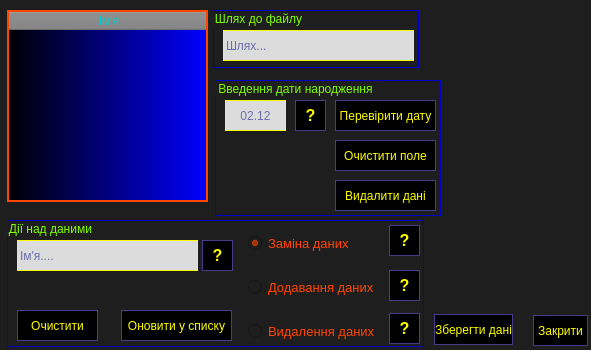
<?xml version="1.0" encoding="UTF-8"?>
<ui version="4.0">
 <class>MainWindow</class>
 <widget class="QMainWindow" name="MainWindow">
  <property name="geometry">
   <rect>
    <x>0</x>
    <y>0</y>
    <width>591</width>
    <height>350</height>
   </rect>
  </property>
  <property name="sizePolicy">
   <sizepolicy hsizetype="Fixed" vsizetype="Fixed">
    <horstretch>0</horstretch>
    <verstretch>0</verstretch>
   </sizepolicy>
  </property>
  <property name="windowTitle">
   <string>Update data</string>
  </property>
  <property name="windowIcon">
   <iconset>
    <normaloff>../Icons for app Birthday reminder/update.ico</normaloff>../Icons for app Birthday reminder/update.ico</iconset>
  </property>
  <property name="styleSheet">
   <string notr="true">QWidget{
	background-color: #1E1E1E;
}
QPushButton{
	background-color: black;
	color: yellow;
	border: 1px solid #483D8B;
}
QPushButton:hover{
	border: 2px dashed #00FA9A;
	color: #00FA9A;
}
QPushButton:pressed{
	background-color: #2F4F4F;
	color: #FF0000;
	border: 1px dashed #000080;
}
QPushButton:disabled{
	background-color: black;
	color: #800000;
	border: none;
}

QLineEdit{
	background-color: #DCDCDC;
	color: 	#000080;
	border: 1px solid yellow; 
}
QLineEdit:focus{
	border: 3px dashed #800000;
}
QLabel{
	color: #FF4500;
}
QGroupBox{
	backgrond-color: #696969;
	color: #7FFF00;
	border: 1px solid #0000CD;
}
QRadioButton{
	color: #FF4500;
}
QRadioButton:hover{
	color: #00FF00;
}
QTableWidget {
    background-color: qlineargradient(spread:pad, x1:0, y1:0, x2:1, y2:0, stop:0 black, stop:1 blue);
	border: 2px solid #FF4500;
	color: yellow;
}
QTableWidget::item {
    border: 5px solid rgba(68, 119, 170, 150);
    background-color:rgba(68, 119, 170, 125);
}

QHeaderView, QHeaderView::section {
    background-color: rgba(128, 128, 128, 128);
	color: #00CED1;
}
QTableWidget::item:hover {
    border: 2px dashed #00FA9A;
	color: #00FA9A;
}</string>
  </property>
  <widget class="QWidget" name="centralwidget">
   <widget class="QTableWidget" name="tableWidget">
    <property name="geometry">
     <rect>
      <x>7</x>
      <y>10</y>
      <width>201</width>
      <height>192</height>
     </rect>
    </property>
    <property name="midLineWidth">
     <number>1</number>
    </property>
    <property name="sortingEnabled">
     <bool>true</bool>
    </property>
    <property name="columnCount">
     <number>1</number>
    </property>
    <attribute name="horizontalHeaderDefaultSectionSize">
     <number>200</number>
    </attribute>
    <attribute name="horizontalHeaderShowSortIndicator" stdset="0">
     <bool>true</bool>
    </attribute>
    <attribute name="verticalHeaderVisible">
     <bool>false</bool>
    </attribute>
    <attribute name="verticalHeaderDefaultSectionSize">
     <number>40</number>
    </attribute>
    <attribute name="verticalHeaderHighlightSections">
     <bool>false</bool>
    </attribute>
    <column>
     <property name="text">
      <string>Ім'я</string>
     </property>
    </column>
   </widget>
   <widget class="QGroupBox" name="groupBox">
    <property name="geometry">
     <rect>
      <x>213</x>
      <y>10</y>
      <width>206</width>
      <height>58</height>
     </rect>
    </property>
    <property name="title">
     <string>Шлях до файлу</string>
    </property>
    <widget class="QLineEdit" name="line_path">
     <property name="geometry">
      <rect>
       <x>10</x>
       <y>20</y>
       <width>191</width>
       <height>31</height>
      </rect>
     </property>
     <property name="readOnly">
      <bool>true</bool>
     </property>
     <property name="placeholderText">
      <string>Шлях...</string>
     </property>
    </widget>
   </widget>
   <widget class="QGroupBox" name="groupBox_2">
    <property name="geometry">
     <rect>
      <x>215</x>
      <y>80</y>
      <width>226</width>
      <height>136</height>
     </rect>
    </property>
    <property name="title">
     <string>Введення дати народження</string>
    </property>
    <widget class="QLineEdit" name="line_date">
     <property name="geometry">
      <rect>
       <x>10</x>
       <y>20</y>
       <width>61</width>
       <height>31</height>
      </rect>
     </property>
     <property name="inputMask">
      <string/>
     </property>
     <property name="maxLength">
      <number>5</number>
     </property>
     <property name="alignment">
      <set>Qt::AlignCenter</set>
     </property>
     <property name="placeholderText">
      <string>02.12</string>
     </property>
     <property name="clearButtonEnabled">
      <bool>false</bool>
     </property>
    </widget>
    <widget class="QPushButton" name="pushButton_FAQ_date">
     <property name="geometry">
      <rect>
       <x>80</x>
       <y>20</y>
       <width>31</width>
       <height>31</height>
      </rect>
     </property>
     <property name="font">
      <font>
       <pointsize>12</pointsize>
       <weight>75</weight>
       <bold>true</bold>
      </font>
     </property>
     <property name="text">
      <string>?</string>
     </property>
    </widget>
    <widget class="QPushButton" name="pushButton_load_data">
     <property name="geometry">
      <rect>
       <x>120</x>
       <y>20</y>
       <width>101</width>
       <height>31</height>
      </rect>
     </property>
     <property name="text">
      <string>Перевірити дату</string>
     </property>
    </widget>
    <widget class="QLabel" name="label_info_names_in_date">
     <property name="geometry">
      <rect>
       <x>10</x>
       <y>60</y>
       <width>101</width>
       <height>71</height>
      </rect>
     </property>
     <property name="styleSheet">
      <string notr="true">color: #00FA9A;</string>
     </property>
     <property name="text">
      <string/>
     </property>
     <property name="alignment">
      <set>Qt::AlignCenter</set>
     </property>
     <property name="wordWrap">
      <bool>true</bool>
     </property>
    </widget>
    <widget class="QPushButton" name="pushButton_clear_date">
     <property name="geometry">
      <rect>
       <x>120</x>
       <y>60</y>
       <width>101</width>
       <height>31</height>
      </rect>
     </property>
     <property name="text">
      <string>Очистити поле</string>
     </property>
    </widget>
    <widget class="QPushButton" name="pushButton_clear_date_in_data">
     <property name="geometry">
      <rect>
       <x>120</x>
       <y>100</y>
       <width>101</width>
       <height>31</height>
      </rect>
     </property>
     <property name="text">
      <string>Видалити дані</string>
     </property>
    </widget>
   </widget>
   <widget class="QGroupBox" name="groupBox_3">
    <property name="geometry">
     <rect>
      <x>7</x>
      <y>220</y>
      <width>417</width>
      <height>127</height>
     </rect>
    </property>
    <property name="title">
     <string>Дії над даними</string>
    </property>
    <widget class="QLineEdit" name="line_name">
     <property name="geometry">
      <rect>
       <x>10</x>
       <y>20</y>
       <width>181</width>
       <height>31</height>
      </rect>
     </property>
     <property name="placeholderText">
      <string>Ім'я....</string>
     </property>
    </widget>
    <widget class="QPushButton" name="pushButton_FAQ_name">
     <property name="geometry">
      <rect>
       <x>195</x>
       <y>20</y>
       <width>31</width>
       <height>31</height>
      </rect>
     </property>
     <property name="font">
      <font>
       <pointsize>12</pointsize>
       <weight>75</weight>
       <bold>true</bold>
      </font>
     </property>
     <property name="text">
      <string>?</string>
     </property>
    </widget>
    <widget class="QPushButton" name="pushButton_clear_name">
     <property name="geometry">
      <rect>
       <x>10</x>
       <y>90</y>
       <width>81</width>
       <height>31</height>
      </rect>
     </property>
     <property name="text">
      <string>Очистити</string>
     </property>
    </widget>
    <widget class="QPushButton" name="pushButton_update_in_list">
     <property name="geometry">
      <rect>
       <x>114</x>
       <y>90</y>
       <width>111</width>
       <height>31</height>
      </rect>
     </property>
     <property name="text">
      <string>Оновити у списку</string>
     </property>
    </widget>
    <widget class="QRadioButton" name="radioButton_2">
     <property name="geometry">
      <rect>
       <x>241</x>
       <y>54</y>
       <width>131</width>
       <height>26</height>
      </rect>
     </property>
     <property name="font">
      <font>
       <pointsize>10</pointsize>
      </font>
     </property>
     <property name="text">
      <string>Додавання даних</string>
     </property>
    </widget>
    <widget class="QRadioButton" name="radioButton">
     <property name="geometry">
      <rect>
       <x>241</x>
       <y>10</y>
       <width>121</width>
       <height>26</height>
      </rect>
     </property>
     <property name="font">
      <font>
       <pointsize>10</pointsize>
      </font>
     </property>
     <property name="text">
      <string>Заміна даних</string>
     </property>
     <property name="checked">
      <bool>true</bool>
     </property>
    </widget>
    <widget class="QRadioButton" name="radioButton_3">
     <property name="geometry">
      <rect>
       <x>241</x>
       <y>98</y>
       <width>131</width>
       <height>26</height>
      </rect>
     </property>
     <property name="font">
      <font>
       <pointsize>10</pointsize>
      </font>
     </property>
     <property name="text">
      <string>Видалення даних</string>
     </property>
    </widget>
    <widget class="QPushButton" name="pushButton_FAQ_replace_data">
     <property name="geometry">
      <rect>
       <x>382</x>
       <y>5</y>
       <width>31</width>
       <height>31</height>
      </rect>
     </property>
     <property name="font">
      <font>
       <pointsize>12</pointsize>
       <weight>75</weight>
       <bold>true</bold>
      </font>
     </property>
     <property name="text">
      <string>?</string>
     </property>
    </widget>
    <widget class="QPushButton" name="pushButton_FAQ_add_data">
     <property name="geometry">
      <rect>
       <x>382</x>
       <y>50</y>
       <width>31</width>
       <height>31</height>
      </rect>
     </property>
     <property name="font">
      <font>
       <pointsize>12</pointsize>
       <weight>75</weight>
       <bold>true</bold>
      </font>
     </property>
     <property name="text">
      <string>?</string>
     </property>
    </widget>
    <widget class="QPushButton" name="pushButton_FAQ_remove_data">
     <property name="geometry">
      <rect>
       <x>382</x>
       <y>93</y>
       <width>31</width>
       <height>31</height>
      </rect>
     </property>
     <property name="font">
      <font>
       <pointsize>12</pointsize>
       <weight>75</weight>
       <bold>true</bold>
      </font>
     </property>
     <property name="text">
      <string>?</string>
     </property>
    </widget>
   </widget>
   <widget class="QPushButton" name="pushButton_exit">
    <property name="geometry">
     <rect>
      <x>533</x>
      <y>315</y>
      <width>55</width>
      <height>31</height>
     </rect>
    </property>
    <property name="text">
     <string>Закрити</string>
    </property>
   </widget>
   <widget class="QPushButton" name="pushButton_add_in_dict">
    <property name="geometry">
     <rect>
      <x>434</x>
      <y>314</y>
      <width>79</width>
      <height>31</height>
     </rect>
    </property>
    <property name="text">
     <string>Зберегти дані</string>
    </property>
   </widget>
   <widget class="QLabel" name="label_info_date_in_file">
    <property name="geometry">
     <rect>
      <x>430</x>
      <y>233</y>
      <width>152</width>
      <height>59</height>
     </rect>
    </property>
    <property name="font">
     <font>
      <pointsize>9</pointsize>
     </font>
    </property>
    <property name="styleSheet">
     <string notr="true">color: #00FA9A;</string>
    </property>
    <property name="text">
     <string/>
    </property>
    <property name="wordWrap">
     <bool>true</bool>
    </property>
   </widget>
  </widget>
 </widget>
 <resources/>
 <connections>
  <connection>
   <sender>pushButton_clear_name</sender>
   <signal>clicked()</signal>
   <receiver>line_name</receiver>
   <slot>clear()</slot>
   <hints>
    <hint type="sourcelabel">
     <x>75</x>
     <y>297</y>
    </hint>
    <hint type="destinationlabel">
     <x>69</x>
     <y>258</y>
    </hint>
   </hints>
  </connection>
 </connections>
</ui>
